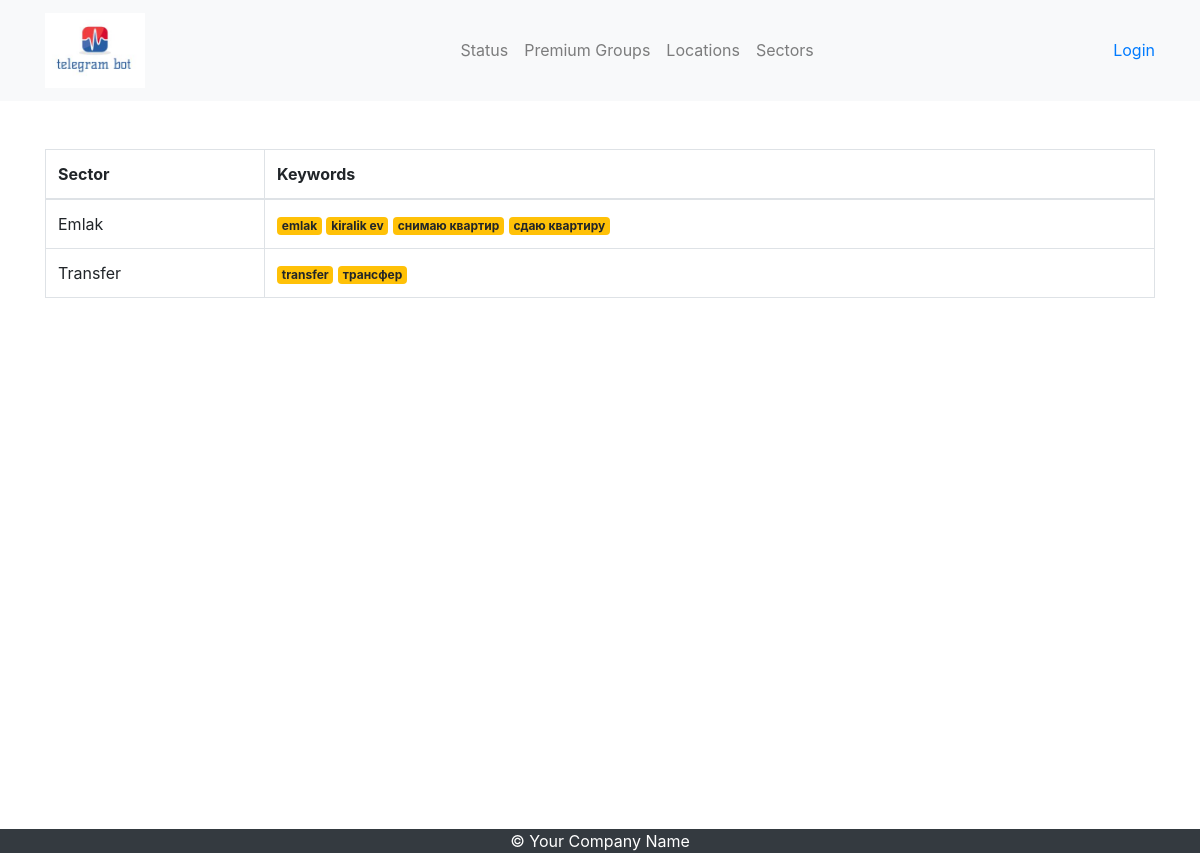
/sectors/, run on the app's committed database.
### premiumgroups/models.py (models this page shows, shortened)
class Sector(models.Model):
    name = models.CharField(max_length=255)

class SectorKeyword(models.Model):
    sector = models.ForeignKey(Sector, on_delete=models.DO_NOTHING, related_name='keywords')
    keyword = models.CharField(max_length=255)

### premiumgroups/views.py (the view)
# urls.py: path('sectors/', SectorListView.as_view(), name='sector-list'),
class SectorListView(generic.ListView):
    model = Sector
    context_object_name = 'sectors'

### templates/premiumgroups/sector_list.html
{% extends 'base.html' %}
{% block content %}
<div class="container">
    <table class="table table-hover table-bordered">
        <thead>
            <tr>
                <th scope="col">Sector</th>
                <th scope="col">Keywords</th>
            </tr>
        </thead>
        <tbody>
            {% for sector in sectors %}
            <tr>
                <td>{{sector.name}}</td>
                <td>
                    {%for keyword in sector.keywords.all %}
                    <span class="badge bg-warning">{{keyword.keyword}}</span>
                    {% endfor %}
                </td>
            </tr>
            {% endfor %}
        </tbody>
    </table>
  </div>
{% endblock %}

### data on the page
Sector: name "Emlak"
SectorKeyword: keyword "emlak"
SectorKeyword: keyword "kiralik ev"
SectorKeyword: keyword "снимаю квартир"
SectorKeyword: keyword "сдаю квартиру"
Sector: name "Transfer"
SectorKeyword: keyword "transfer"
SectorKeyword: keyword "трансфер"
